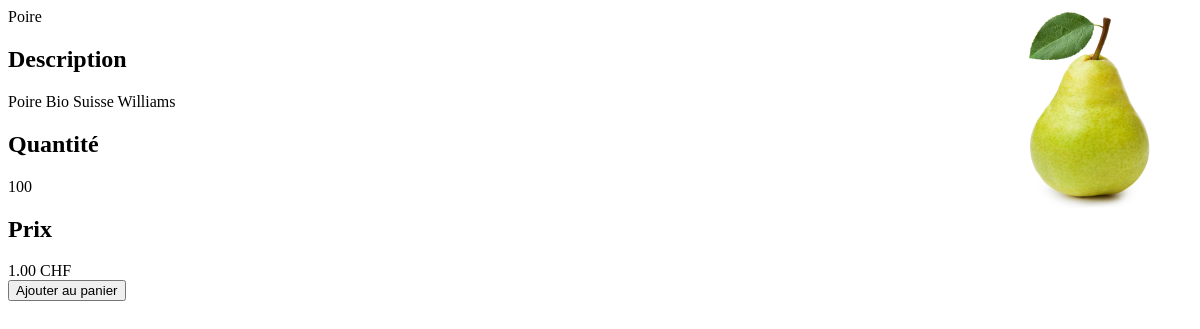
The app's page /getproduit.php?id=4 with its own data.
### tables this page shows
CREATE TABLE `produit` (
  `produitId` int(11) NOT NULL,
  `nom` varchar(45) NOT NULL,
  `description` text NOT NULL,
  `quantite` int(11) NOT NULL,
  `prix` float(10,2) NOT NULL,
  `posX` int(11) NOT NULL,
  `posY` int(11) NOT NULL
);

### getproduit.php (the view)
<!DOCTYPE html>
<html>
	<head>
		<link rel="stylesheet" href="./style.css"/>
	</head>
<body>
<?php
$baddress  = 'localhost';
$buser     = 'root';
$bpassword = 'etu2016';
$bname     = 'shop3d';
$db = new PDO("mysql:host=$baddress;dbname=$bname", $buser, $bpassword );
if (isset($_GET['id']))
	$id = $_GET['id'];
else
	exit("No id");
foreach($db->query("SELECT * FROM produit WHERE produitId=$id") as $row) {
    echo '<div id="pimg"><img src="./img/img_'.$id.'.jpg" class="pcimg"/></div>';
    echo '<div id="pname">'.$row['nom'].'</div>';
    echo '<h2>Description</h2><div id="pdesc">'.$row['description'].'</div>';
    echo '<h2>Quantité</h2><div id="pquat">'.$row['quantite'].'</div>';
    echo '<h2>Prix</h2><div id="pprix">'.$row['prix'].' CHF</div>';
}
    echo '<div><input type="button" value="Ajouter au panier" class="addpanier"/></div>';
?>
</body>
</html>

### style.css (style rules this page uses)
body { font-family: verdana; }
.pcimg { width: 200px; height: 200px; float:right; }

### records on screen
produit: nom "Poire", description "Poire Bio Suisse Williams", quantite "100", prix "1.00"
